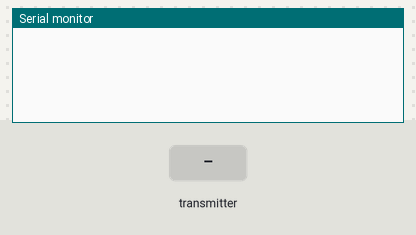
Bench run of a sketch on a simulated Arduino Uno, built with avr-gcc and run on an emulated ATmega328P. Shown: the last lines printed to the serial monitor. Inputs (shaded band) come from the test bench. No radio packets arrive unless stated.

Above: at 1.2 s.
1.3 s: the transmitter starts sending boxID = 0
At 1.37 s:
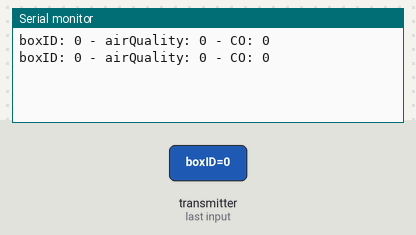
3.2 s: the transmitter starts sending valueAirQuality = 256
At 3.27 s:
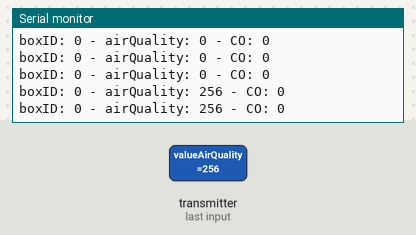
4.7 s: the transmitter starts sending valueCO = 1023
At 4.77 s:
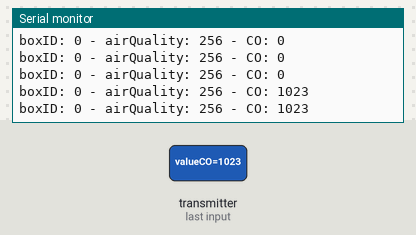
7.7 s: the transmitter starts sending boxID = 1
At 7.82 s:
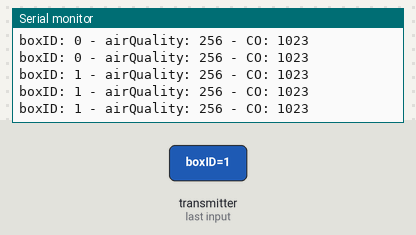
10.7 s: the transmitter starts sending valueAirQuality = 1023
At 10.82 s:
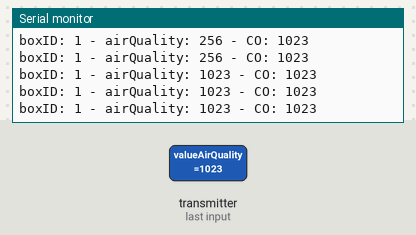
13.7 s: the transmitter starts sending valueCO = 0
At 13.82 s:
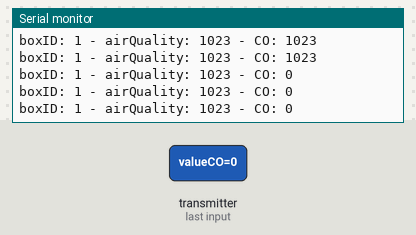
Timing chart, 0 to 16.2 s (numbered marks = the images above; inputs shaded):
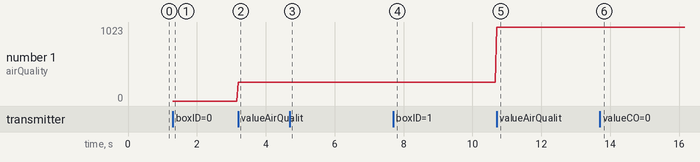

Measured:
- after the input at 1.3 s, the serial monitor: prints a new line at once (image 1)
- after the input at 3.2 s, the serial monitor: prints a new line at once (image 2)
- after the input at 4.7 s, the serial monitor: prints a new line at once (image 3)
- after the input at 7.7 s, the serial monitor: prints a new line at once (image 4)
- after the input at 10.7 s, the serial monitor: prints a new line at once (image 5)
- after the input at 13.7 s, the serial monitor: prints a new line at once (image 6)
- plotted number 1: 0 → 256 after the input at 3.2 s

The sketch:

centralBox.ino
```cpp
// INCLUDE
#include <SPI.h>
#include <nRF24L01.h>
#include <RF24.h>
/*#include <ESP8266WiFi.h>
#include <FirebaseESP8266.h>*/

// DEFINE
#define CE 7
#define CSN 8
#define TUNNEL "PIPE1"
/*#define FIREBASE_HOST "host"
#define FIREBASE_AUTH "auth"
#define WIFI_SSID "ssid"
#define WIFI_PASSWORD "password"
#define USER_MAIL "mail"
#define USER_PASSWORD "password"*/


// INITIALISATION DES VARIABLES
RF24 radio(CE, CSN);
const byte address[6] = TUNNEL;
struct dataPackage {
  int boxID;
  int valueAirQuality;
  int valueCO;
};
dataPackage data;

// INITIALISATION DE FIREBASE
/*FirebaseData fbdo;
FirebaseAuth auth;
FirebaseConfig config;
config.host = FIREBASE_HOST;
config.api_key = FIREBASE_AUTH;
auth.user.email = USER_MAIL;
auth.user.password = USER_PASSWORD;
Firebase.begin(&config, &auth);
Firebase.reconnectWifi(true);*/


// CODE PRINCIPAL
void setup() {
  // Initialisation de la liaison série
  Serial.begin(9600);

  // Initialisation de l'émetteur
  radio.begin();
  radio.openReadingPipe(0, address);
  radio.setChannel(100);
  radio.setPALevel(RF24_PA_MIN);
  radio.startListening();

  // Connexion au Wifi
  /*WiFi.begin(WIFI_SSID, WIFI_PASSWORD);
  Serial.print("connecting");
  while (WiFi.status() != WL_CONNECTED) {
    Serial.print(".");
    delay(500);
  }
  Serial.println();
  Serial.print("connected: ");
  Serial.println(WiFi.localIP());

  // Connexion à Firebase
  Firebase.begin(FIREBASE_HOST, FIREBASE_AUTH);*/
}

void loop() {
  // Réception des données
  if (radio.available()) {
    radio.read(&data, sizeof(dataPackage));
    Serial.print("boxID: ");
    Serial.print(data.boxID);
    Serial.print(" - airQuality: ");
    Serial.print(data.valueAirQuality);
    Serial.print(" - CO: ");
    Serial.println(data.valueCO);

    // Push des valeurs vers Firebase
    /*FirebaseJson values;
    values.set("boxID", data.boxID);
    values.set("airQuality", data.valueAirQuality);
    values.set("CO", data.valueCO);
    values.set("timestamp", millis());
    if (Firebase.pushJSON(fbdo, "/Sensors/chambre/gaz/0/measures", values)) {
      Serial.println("Pushed : " + fbdo.pushName());
    } else {
      Serial.println("Error : " + fbdo.errorReason());
    }*/
  }
}
```
